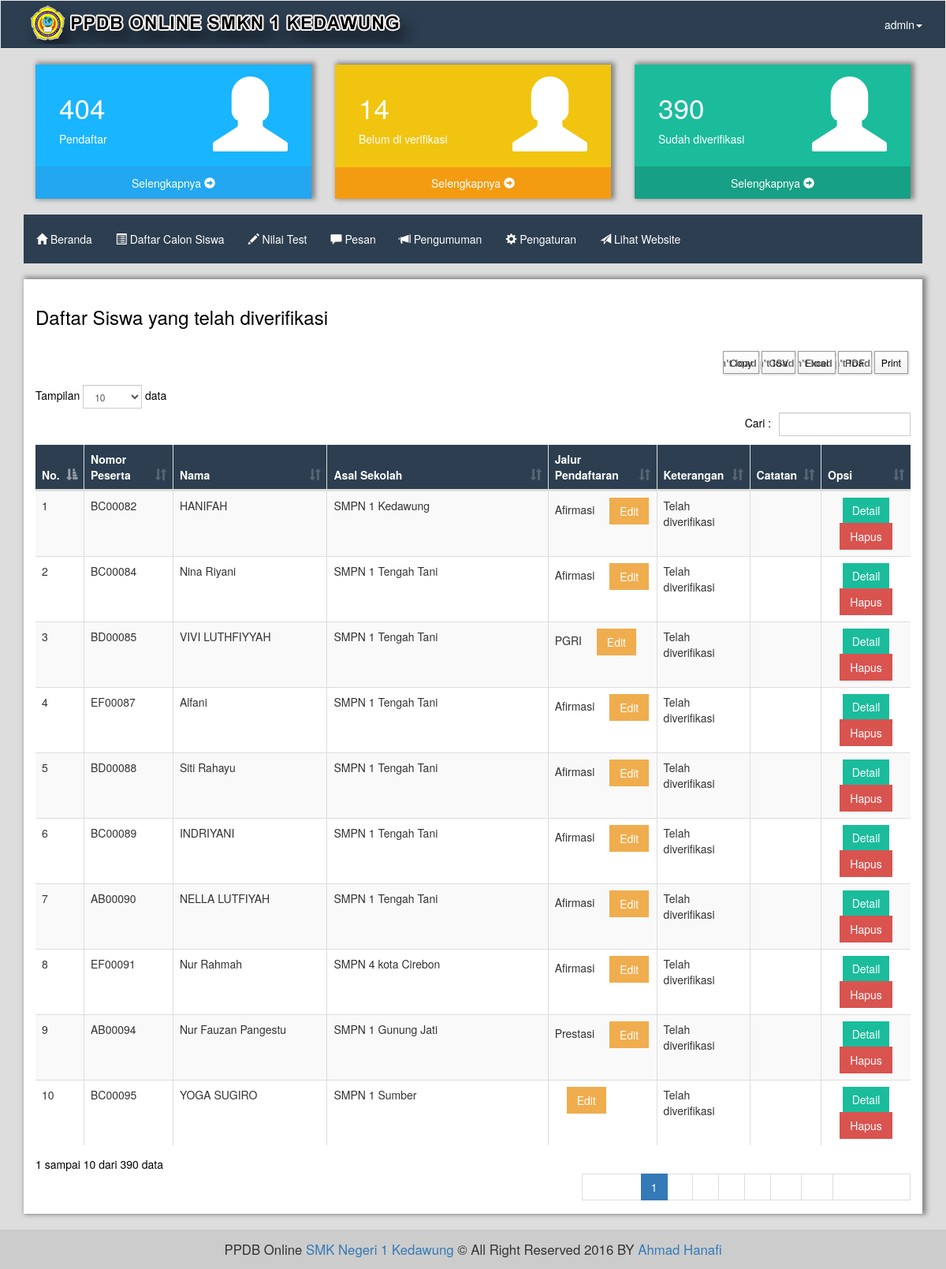
The page /admin/sudah.verifikasi (signed in) on the database its author committed.
### tables this page shows
CREATE TABLE IF NOT EXISTS `tb_biodata` (
`id` int(11) NOT NULL,
  `id_user` int(10) NOT NULL,
  `name` varchar(255) NOT NULL,
  `nisn` varchar(15) NOT NULL,
  `tmp_lahir` varchar(50) NOT NULL,
  `tgl_lahir` date NOT NULL,
  `jk` enum('Laki-Laki','Perempuan') NOT NULL,
  `agama` varchar(20) NOT NULL,
  `no_hp` varchar(20) NOT NULL,
  `alamat` text NOT NULL,
  `asal_smp` varchar(50) NOT NULL,
  `no_peserta` varchar(20) DEFAULT NULL,
  `verifikasi` tinyint(1) NOT NULL,
  `konfirmasi` tinyint(1) NOT NULL,
  `print` enum('Yes','No') NOT NULL DEFAULT 'No'
);

CREATE TABLE IF NOT EXISTS `tb_users` (
`id` int(11) NOT NULL,
  `name` varchar(255) NOT NULL,
  `email` varchar(100) NOT NULL,
  `pil_daftar` varchar(50) NOT NULL,
  `username` varchar(255) NOT NULL,
  `password` varchar(255) NOT NULL,
  `verified` enum('Yes','No') NOT NULL,
  `role` tinyint(1) NOT NULL,
  `remember_token` varchar(100) DEFAULT NULL,
  `created_at` timestamp NOT NULL DEFAULT CURRENT_TIMESTAMP,
  `updated_at` timestamp NOT NULL DEFAULT '0000-00-00 00:00:00'
);

### admin/inc/sdh_verifikasi.php (the view, shortened to what this page needs)
<?php
global $link;
$sql = "SELECT `tb_users`.*, `tb_biodata` .* FROM `tb_users` JOIN `tb_biodata` ON `tb_users`.`id` = `tb_biodata`.`id_user`  WHERE verifikasi = 1 ORDER BY id_user ";
$exc = mysqli_query($link, $sql);
$no = 1;
$ses = @$_SESSION['admin']['level'];
?>
<div class="panel panel-default">
	<div class="panel-body content-adm">
		<h3>Daftar Siswa yang telah diverifikasi</h3>
		<br>
		<table class="table table-bordered table-striped" id="tabel-saya">
			<thead style="background:#2C3E50;color:#fff;">
				<tr>
					<th>No.</th>
					<th>Nomor Peserta</th>
					<th>Nama</th>
					<th>Asal Sekolah</th>
					<th>Jalur Pendaftaran</th>
					<th>Keterangan</th>
					<th>Catatan</th>
					<th>Opsi</th>
				</tr>
			</thead>
			<tbody>
			<?php while ($list = mysqli_fetch_assoc($exc)) { ?>
				<tr>
					<td><?= $no; ?></td>
					<td><?= $list['no_peserta']; ?></td>
					<td><?= $list['name']; ?></td>
					<td><?= $list['asal_smp']; ?></td>
					<td>
						<?= $list['pil_daftar']; ?>
						<a href="edit.jalur.<?= $list['id_user']; ?>" class="btn-opt btn-warning" style="margin-left:15px;">Edit</a>
					</td>
					<?php
						if($list['verifikasi'] == 0){
							$verifikasi = "Belum di verifikasi";
						} else {
							$verifikasi = "Telah diverifikasi";
						}
					?>
					<td><?= $verifikasi; ?></td>
					<td><?= $list['catatan']; ?></td>
					<td class="center">
						<a href="detail.<?= $list['id_user']; ?>" class="btn-opt btn-primary">Detail</a>
					<?php if($ses == 1){ ?>
							<a onclick="return konfirmasi();" href="hapus.<?= $list['id']; ?>" class="btn-opt btn-danger">Hapus</a>
							<?php } else { echo "";} ?>
					</td>
				</tr>
			<?php $no++; } ?>
			</tbody>
		</table>
	</div>
</div>

### assets/css/main.css (style rules this page uses)
* { margin: 0; padding: 0; text-decoration: none; list-style: none; border-radius: 0px !important; }
body { background: #eee; }
.center { text-align: center; }
.btn-opt { display: inline-block; padding: 6px 12px; margin-bottom: 0; font-size: 14px; font-weight: normal; line-height: 1.42857143; text-align: center; white-space: nowrap; vertical-align: middle; -ms-touch-action: manipulation; touch-action: manipulation; cursor: pointer; -webkit-user-select: none; -moz-user-select: none; -ms-user-select: none; user-select: none; background-image: none; border: 1px solid transparent; border-radius: 4px; }
.btn-primary { background: #1abc9c !important; border: none; }
.panel-body, .panel-footer > a { color: #FFF !important; }
.panel { border:none !important; }
.table { border: none !important; }
.content-adm { min-height: 450px; color: #000 !important; box-shadow: 3px -1px 6px 2px #888; }
thead { background: #34495e; color: #fff !important; }

### admin/inc/sdh_verifikasi.php (style rules this page uses)
tr, th, td { font-size: 14px !important; }

### rows shown on the page
tb_biodata: no_peserta "BC00082", name "HANIFAH", asal_smp "SMPN 1 Kedawung", id_user.pil_daftar "Afirmasi", verifikasi "Telah diverifikasi"
tb_biodata: no_peserta "BC00084", name "Nina Riyani", asal_smp "SMPN 1 Tengah Tani", id_user.pil_daftar "Afirmasi", verifikasi "Telah diverifikasi"
tb_biodata: no_peserta "BD00085", name "VIVI LUTHFIYYAH", asal_smp "SMPN 1 Tengah Tani", id_user.pil_daftar "PGRI", verifikasi "Telah diverifikasi"
tb_biodata: no_peserta "EF00087", name "Alfani", asal_smp "SMPN 1 Tengah Tani", id_user.pil_daftar "Afirmasi", verifikasi "Telah diverifikasi"
tb_biodata: no_peserta "BD00088", name "Siti Rahayu", asal_smp "SMPN 1 Tengah Tani", id_user.pil_daftar "Afirmasi", verifikasi "Telah diverifikasi"
tb_biodata: no_peserta "BC00089", name "INDRIYANI", asal_smp "SMPN 1 Tengah Tani", id_user.pil_daftar "Afirmasi", verifikasi "Telah diverifikasi"
tb_biodata: no_peserta "AB00090", name "NELLA LUTFIYAH", asal_smp "SMPN 1 Tengah Tani", id_user.pil_daftar "Afirmasi", verifikasi "Telah diverifikasi"
tb_biodata: no_peserta "EF00091", name "Nur Rahmah", asal_smp "SMPN 4 kota Cirebon", id_user.pil_daftar "Afirmasi", verifikasi "Telah diverifikasi"
tb_biodata: no_peserta "AB00094", name "Nur Fauzan Pangestu", asal_smp "SMPN 1 Gunung Jati", id_user.pil_daftar "Prestasi", verifikasi "Telah diverifikasi"
tb_biodata: no_peserta "BC00095", name "YOGA SUGIRO", asal_smp "SMPN 1 Sumber", verifikasi "Telah diverifikasi"

### other values the page prints
$d['COUNT(*)'] "404"
$vf['COUNT(*)'] "14"
$vt['COUNT(*)'] "390"
